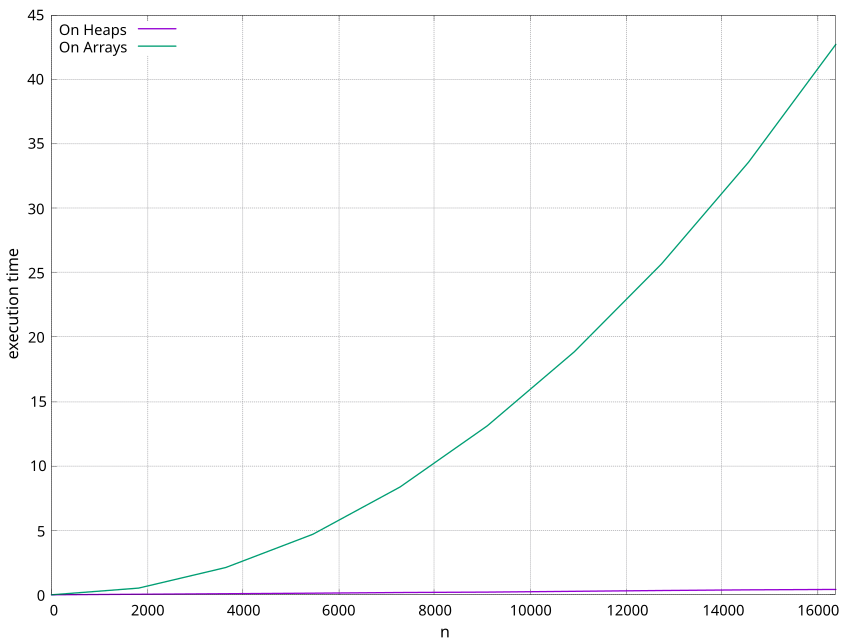

The script that drew this image:
reset
set grid
set border lw 0.2;  
set key Left left font ",11"
set tics font ",11"
set xlabel "n" font ",12"
set ylabel "execution time" font ",12"   
set xrange [0:16384] 
plot "times.dat" every ::1 u 1:2 w l title "On Heaps",\
     "times.dat" every ::1 u 1:3 w l title "On Arrays"
